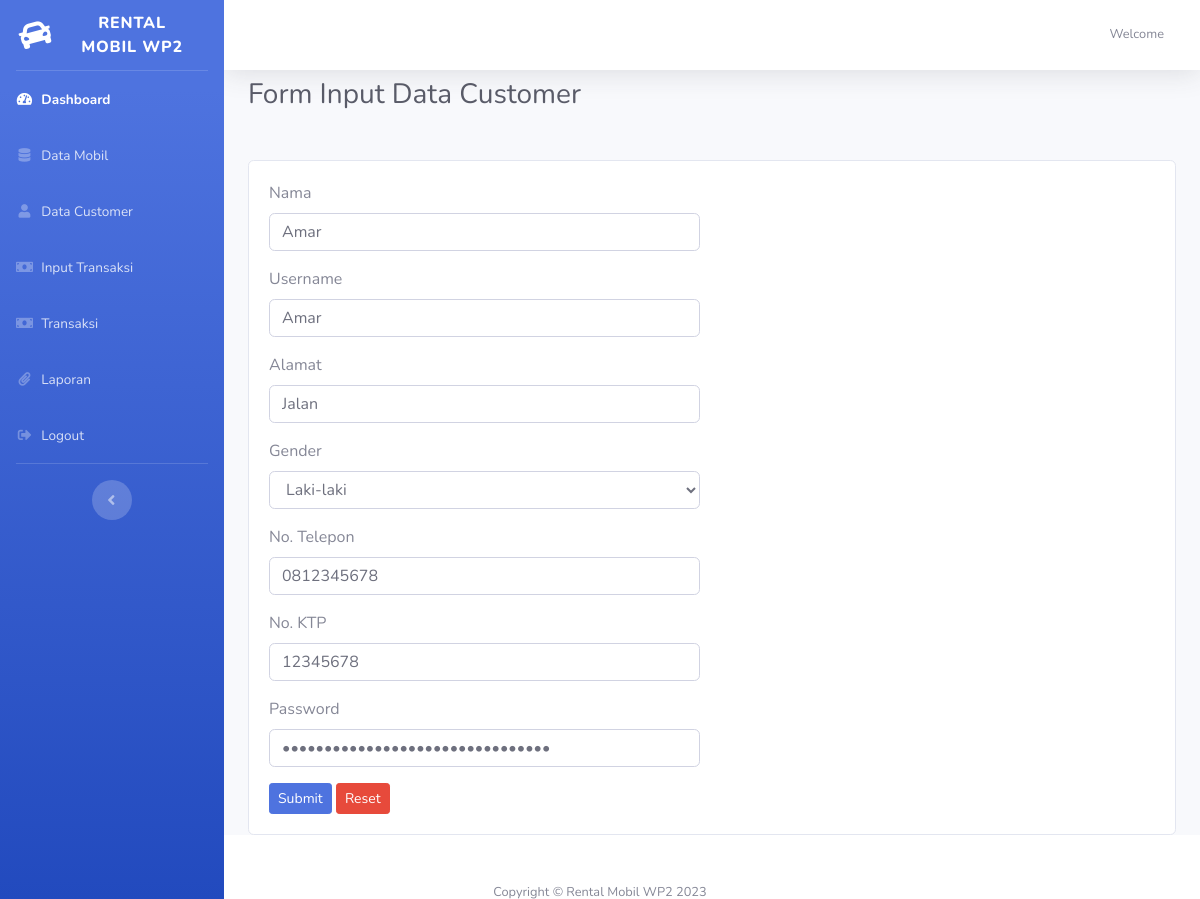
Screenshot of /admin/data_customer/update_customer/1 with the database file from the repository.
### tables this page shows
CREATE TABLE `customer` (
  `id_customer` int(11) NOT NULL,
  `nama` varchar(128) NOT NULL,
  `username` varchar(128) NOT NULL,
  `alamat` varchar(128) NOT NULL,
  `gender` varchar(20) NOT NULL,
  `no_telepon` varchar(20) NOT NULL,
  `no_ktp` varchar(50) NOT NULL,
  `password` varchar(128) NOT NULL,
  `role_id` int(11) NOT NULL
);

### application/controllers/admin/data_customer.php (called while the page is built, shortened)
<?php
class Data_customer extends CI_Controller{
    public function update_customer($id)
    {
        $data['customer'] = $this->db->query("SELECT * FROM
                                            customer WHERE id_customer = '$id'")->result();
        $this->load->view('templates_admin/header');
        $this->load->view('templates_admin/sidebar');
        $this->load->view('templates_admin/topbar');
        $this->load->view('admin/form_update_customer',$data);
        $this->load->view('templates_admin/footer');
    }
}
?>

### index.php (called while the page is built, shortened)
<?php
require_once BASEPATH.'core/CodeIgniter.php';

### application/views/admin/form_update_customer.php (the view, shortened to what this page needs)
<div class="container-fluid">
    <div class="d-sm-flex align-items-center justify-content-between mb-4">
        <h1 class="h3 mb-4 text-gray-800">Form Input Data Customer</h1>
    </div>
    <div class="card">
        <div class="card-body">
            <?php foreach($customer as $cs):?>
            <form method="POST" action="<?=base_url('admin/data_customer/update_customer_aksi')?>">
                <div class="row">
                    <div class="col-md-6">
                        <div class=" form-group">
                            <label>Nama</label>
                            <input type="text" name="nama" class="form-control" value="<?= $cs->nama?>">
                        </div>
                        <div class=" form-group">
                            <label>Username</label>
                            <input type="text" name="username" class="form-control" value="<?= $cs->username?>">
                        </div>
                        <div class="form-group">
                            <label>Alamat</label>
                            <input type="text" name="alamat" class="form-control" value="<?= $cs->alamat?>">
                        </div>
                        <div class="form-group">
                            <label>Gender</label>
                            <select class="form-control" name="gender">
                                <option value="<?= $cs->gender?>"><?= $cs->gender?></option>
                            </select>
                        </div>
                        <div class="form-group">
                            <label>No. Telepon</label>
                            <input type="text" name="no_telepon" class="form-control" value="<?= $cs->no_telepon?>">
                        </div>
                        <div class="form-group">
                            <label>No. KTP</label>
                            <input type="text" name="no_ktp" class="form-control" value="<?= $cs->no_ktp?>">
                        </div>
                        <div class="form-group">
                            <label>Password</label>
                            <input type="password" name="password" class="form-control" value="<?= $cs->password?>">
                        </div>
                        <button type="submit" class="btn btn-sm btn-primary">Submit</button>
                        <button type="reset" class="btn btn-sm btn-danger">Reset</button>
                    </div>
                </div>
            </form>
            <?php endforeach; ?>
        </div>
    </div>
</div>

### rows the page displays
customer: nama "Amar", username "Amar", alamat "Jalan", gender "Laki-laki", no_telepon "0812345678", no_ktp "12345678"
